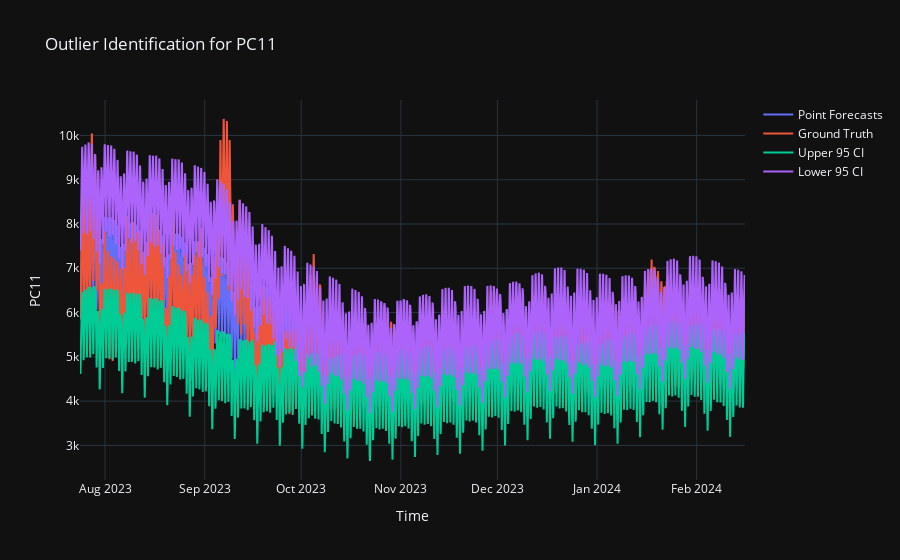

Notebook source saved alongside this figure:
### Code cell
# Combine error forecasts
error_forecasts = error_prophet_forecasts #+ error_var_forecasts
std_forecasts = np.sqrt(error_forecasts)
lower_cuts = point_forecasts - 1.96 * std_forecasts  # 1.96 is the z-value for the 2.5th percentile of the standard normal distribution
upper_cuts = point_forecasts + 1.96 * std_forecasts

# fig = plt.figure(figsize=(20,8))
# sns.lineplot(x=evaluation_data.index, y=point_forecasts, color = "red")
# sns.lineplot(x=evaluation_data.index, y=evaluation_data["Energy Demand (MWH)"], color="blue")
# sns.lineplot(x=evaluation_data.index, y=lower_cuts, color = "black")
# sns.lineplot(x=evaluation_data.index, y=upper_cuts, color = "black")
# plt.show()

fig = go.Figure()
fig.add_trace(go.Scatter(x=evaluation_data.index, y=point_forecasts, mode='lines', name='Point Forecasts'))
fig.add_trace(go.Scatter(x=evaluation_data.index, y=evaluation_data["Energy Demand (MWH)"], mode='lines', name='Ground Truth'))
fig.add_trace(go.Scatter(x=evaluation_data.index, y=lower_cuts, mode='lines', name='Upper 95 CI'))
fig.add_trace(go.Scatter(x=evaluation_data.index, y=upper_cuts, mode='lines', name='Lower 95 CI'))

# Customize the layout
fig.update_layout(
    title='Outlier Identification for {}'.format(variable),
    xaxis_title='Time',
    yaxis_title='{}'.format(variable),
    template='plotly_dark'  # Use a dark theme
)

### Figure 1 — Plotly figure (JSON) as saved in the notebook; plotly's stock layout.template omitted (floating-point values rounded to 4 significant figures; data arrays with more than 128 entries replaced by an {"elided": "..."} marker saying what was removed)
{"data": [{"mode": "lines", "name": "Point Forecasts", "type": "scatter", "x": {"elided": "4963 str values"}, "y": {"elided": "4963 float values"}}, {"mode": "lines", "name": "Ground Truth", "type": "scatter", "x": {"elided": "4963 str values"}, "y": {"elided": "4963 int values"}}, {"mode": "lines", "name": "Upper 95 CI", "type": "scatter", "x": {"elided": "4963 str values"}, "y": {"elided": "4963 float values"}}, {"mode": "lines", "name": "Lower 95 CI", "type": "scatter", "x": {"elided": "4963 str values"}, "y": {"elided": "4963 float values"}}], "layout": {"title": {"text": "Outlier Identification for PC11"}, "xaxis": {"title": {"text": "Time"}}, "yaxis": {"title": {"text": "PC11"}}}}
